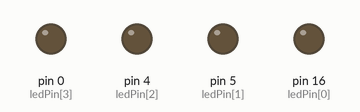
Bench run of a sketch on a simulated Arduino Uno, built with avr-gcc and run on an emulated ATmega328P. Shown: output pins drawn as LEDs (lit = HIGH).

Above: at 0.5 s.
At 2.5 s:
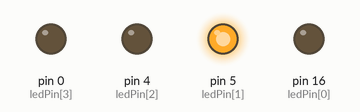
At 4.5 s:
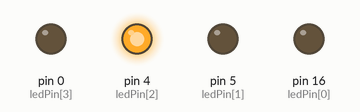
At 9.5 s:
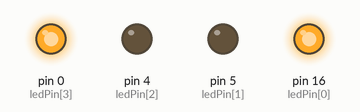
At 14.5 s:
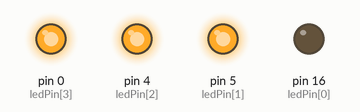
At 19.5 s:
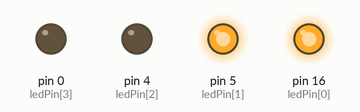
Timing chart, 0 to 20.8 s (numbered marks = the images above):
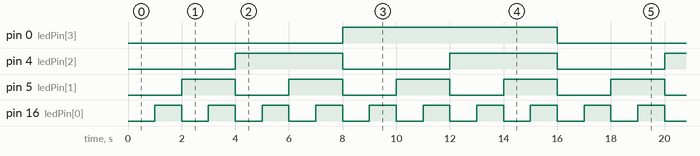

The sketch:

led_bcd_display.ino
```cpp
int ledPin[] = {16, 5, 4, 0};

void setup()
{
  for (int i = 0; i < 4; i++)
  {
    pinMode(ledPin[i], OUTPUT);
  }
}

void loop()
{
  for (byte counter = 0; counter <= 15; counter++)
  {
    displayBinary(counter);
    delay(1000);
  }
}

void displayBinary(byte numToShow)
{
 /*the bitRead is used to read the 4 bit binary number
and then in for loop i. the i read the position of the bit
and turn on the led ex: 1001 then the led connected at position
0 and 3 should be turn On rest OFF.*/
  for (int i = 0; i < 4; i++)
  {
    if (bitRead(numToShow, i) == 1)
    {
      digitalWrite(ledPin[i], HIGH);
    }
    else
    {
      digitalWrite(ledPin[i], LOW);
    }
  }

}
```

Measured:
- by itself, pin 0 (ledPin[3]): alternates HIGH for 8.0 s and LOW for 8.0 s
- by itself, pin 4 (ledPin[2]): alternates HIGH for 4.0 s and LOW for 4.0 s
- by itself, pin 5 (ledPin[1]): alternates HIGH for 2.0 s and LOW for 2.0 s
- by itself, pin 16 (ledPin[0]): alternates HIGH for 1.0 s and LOW for 1.0 s
